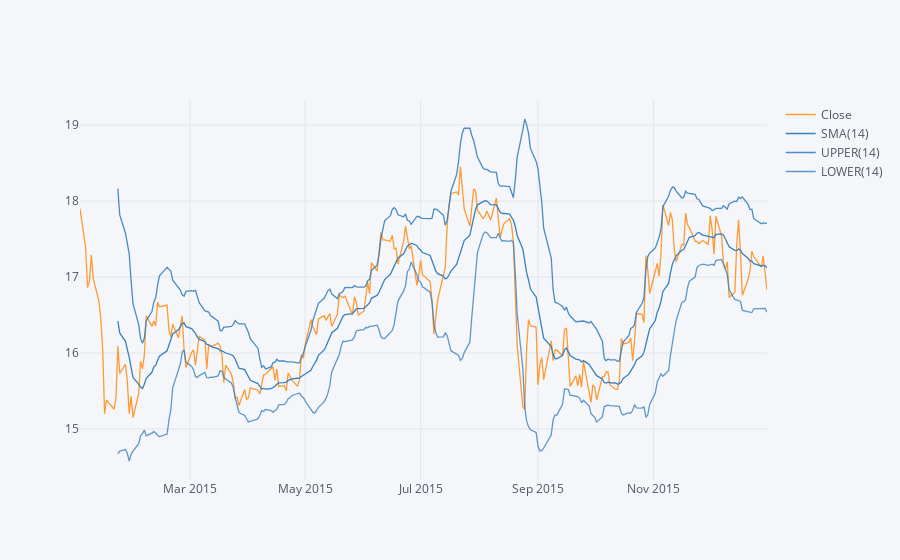

The cell this chart's notebook holds for it:
### Code cell
BAC['Close'].loc['2015-01-01':'2016-01-01'].ta_plot(study='boll')

### Figure 1 — Plotly figure (JSON) as saved in the notebook; plotly's stock layout.template omitted (floating-point values rounded to 4 significant figures; data arrays with more than 128 entries replaced by an {"elided": "..."} marker saying what was removed)
{"data": [{"line": {"color": "rgba(255, 153, 51, 1.0)", "dash": "solid", "shape": "linear", "width": 1.3}, "mode": "lines", "name": "Close", "text": "", "type": "scatter", "x": {"elided": "252 str values"}, "y": {"elided": "252 float values"}}, {"line": {"color": "rgba(55, 128, 191, 1.0)", "dash": "solid", "shape": "linear", "width": 1.3}, "mode": "lines", "name": "SMA(14)", "text": "", "type": "scatter", "x": {"elided": "252 str values"}, "y": {"elided": "252 mixed values"}}, {"line": {"color": "rgba(55, 128, 191, 0.8999999999999999)", "dash": "solid", "shape": "linear", "width": 1.3}, "mode": "lines", "name": "UPPER(14)", "text": "", "type": "scatter", "x": {"elided": "252 str values"}, "y": {"elided": "252 mixed values"}}, {"line": {"color": "rgba(55, 128, 191, 0.7999999999999998)", "dash": "solid", "shape": "linear", "width": 1.3}, "mode": "lines", "name": "LOWER(14)", "text": "", "type": "scatter", "x": {"elided": "252 str values"}, "y": {"elided": "252 mixed values"}}], "layout": {"legend": {"bgcolor": "#F5F6F9", "font": {"color": "#4D5663"}}, "paper_bgcolor": "#F5F6F9", "plot_bgcolor": "#F5F6F9", "title": {"font": {"color": "#4D5663"}}, "xaxis": {"gridcolor": "#E1E5ED", "showgrid": true, "tickfont": {"color": "#4D5663"}, "title": {"font": {"color": "#4D5663"}, "text": ""}, "zerolinecolor": "#E1E5ED"}, "yaxis": {"gridcolor": "#E1E5ED", "showgrid": true, "tickfont": {"color": "#4D5663"}, "title": {"font": {"color": "#4D5663"}, "text": ""}, "zerolinecolor": "#E1E5ED"}}}
